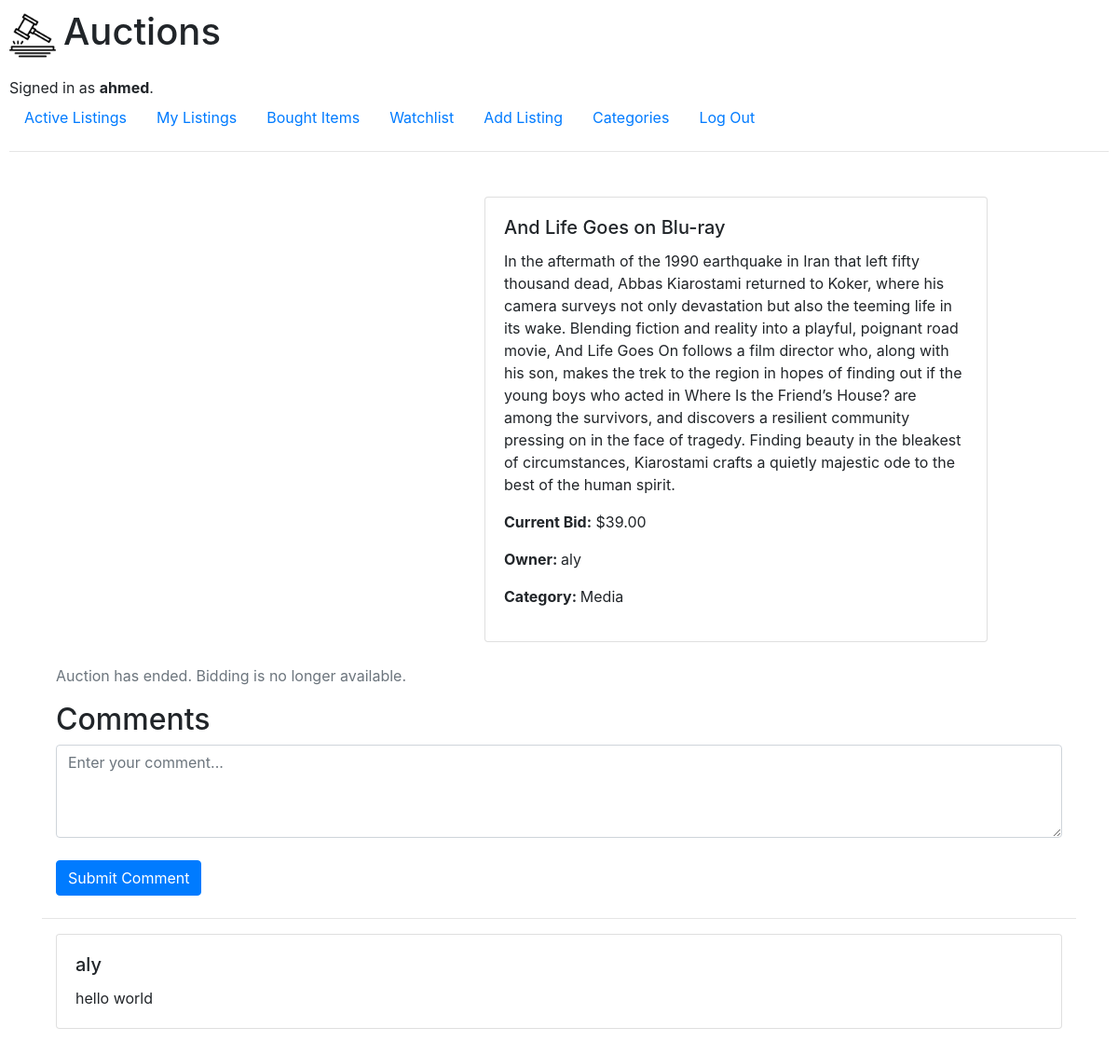
The app's page /listing/1 (signed in) with its own data.
### auctions/models.py (models this page shows, shortened)
class User(AbstractUser):
    pass

class Item(models.Model):
    title = models.CharField(max_length=64)
    description = models.CharField(max_length=300, blank=True)
    img = models.CharField(max_length=1000, blank=True, null=True)
    starting_bid = models.ForeignKey(
        "Bid",
        on_delete=models.CASCADE,
        blank=True,
        null=True,
        related_name="starting_bid_item",
    )
    activity = models.BooleanField(default=True)
    user = models.ForeignKey(
        User, on_delete=models.CASCADE, blank=True, null=True, related_name="items"
    )
    category = models.ForeignKey(
        Category,
        on_delete=models.CASCADE,
        blank=True,
        null=True,
        related_name="items",
    )
    watchlist = models.ManyToManyField(User, blank=True, related_name="watchlistItem")

class Bid(models.Model):
    user = models.ForeignKey(User, on_delete=models.CASCADE, related_name="bids")
    bid_amount = models.DecimalField(max_digits=10, decimal_places=2)

class Category(models.Model):
    name = models.CharField(max_length=64)
    def __str__(self):
        return f"{self.name}"

class Comment(models.Model):
    user = models.ForeignKey(User, on_delete=models.CASCADE, related_name="comments")
    item = models.ForeignKey(Item, on_delete=models.CASCADE, related_name="comments")
    comment = models.TextField()

### auctions/views.py (the view)
# urls.py: path("listing/<int:item_id>", views.listing, name="listing"),
def listing(request, item_id):
    item = Item.objects.filter(id=item_id).first()
    isWatchlisted = request.user in item.watchlist.all()
    comments = Comment.objects.filter(item=item)
    is_item_owner = request.user.username == item.user.username
    return render(
        request,
        "auctions/listing.html",
        {
            "listing": item,
            "isWatchlisted": isWatchlisted,
            "comments": comments,
            "is_item_owner": is_item_owner,
        },
    )

### auctions/templates/auctions/listing.html (shortened to what this page needs)
{% extends "auctions/layout.html" %}
{% block body %}
<div class="container my-5">
    <div class="row align-items-start">
        <div class="col-12 col-md-5 mb-3">
        </div>
        <div class="col-12 col-md-6 mb-3">
            <div class="card">
                <div class="card-body">
                    <h5 class="card-title">{{ listing.title }}</h5>
                    <p class="card-text">{{ listing.description }}</p>
                    <p><strong>Current Bid:</strong> ${{ listing.starting_bid.bid_amount }}</p>
                    <p><strong class="mb-3">Owner: </strong>{{ listing.user }}</p>
                    <p><strong class="mb-3">Category: </strong>{{ listing.category }}</p>
                </div>
            </div>
        </div>
    </div>
    <div class="col-12 col-md-12">
        {% if user.is_authenticated and listing.activity %}
        <h2>Add Bid</h2>
        <form class="form-group form-floating mb-4" action="{% url 'bid' listing.id %}" method="POST">
            {% csrf_token %}
            <div class="form-group form-floating mb-4">
                <div class="form-group mb-4 input-group">
                    <span class="input-group-text">$</span>
                    <input type="number" class="form-control" name="bid"
                        placeholder="{{ listing.starting_bid.bid_amount }}" step="0.01" min="1.00" max="9999999999.99">
                </div>
            </div>
            <button type="submit" class="btn btn-primary">Add Bid</button>
        </form>
        {% else %}
        <div class="my-2">
            <p class="text-muted">Auction has ended. Bidding is no longer available.</p>
        </div>
        {% endif %}
    </div>
    <div class="col-12 col-md-12">
        <h2>Comments</h2>
        {% if user.is_authenticated %}
        <form class="form-group form-floating mb-4" action="{% url 'comment' listing.id %}" method="POST">
            <div class=" form-group form-floating mb-4">
                <textarea name="comment" class="form-control" placeholder="Enter your comment..." id="comment"
                    style="height: 100px" required></textarea>
            </div>
            <button type="submit" class="btn btn-primary">Submit Comment</button>
        </form>
        {% endif %}
    </div>
    <hr>
    <div class="col-12 col-md-12">
        {% if comments %}
        <div>
            {% for comment in comments %}
            <div class="card mb-3">
                <div class="card-body">
                    <div class="d-flex justify-content-between">
                        <h5 class="card-title">
                            {{ comment.user.username }}
                        </h5>
                    </div>
                    <p class="card-text">
                        {{ comment.comment }}
                    </p>
                </div>
            </div>
            {% endfor %}
        </div>
        {% else %}
        <p>No comments yet.</p>
        {% endif %}
    </div>
</div>
{% endblock %}

### auctions/templates/auctions/layout.html (shortened to what this page needs)
{% load static %}
<!DOCTYPE html>
<html lang="en">
<head>
    <link rel="stylesheet" href="https://stackpath.bootstrapcdn.com/bootstrap/4.4.1/css/bootstrap.min.css"
>
    <link href="{% static 'auctions/styles.css' %}" rel="stylesheet">
</head>
<body>
    <div class="d-flex align-items-center mb-3">
        <img src="{% static 'auctions/icon.png' %}" alt="logo" class="mr-2" height="50px">
        <h1>Auctions</h1>
    </div>
    <div>
        {% if user.is_authenticated %}
        Signed in as <strong>{{ user.username }}</strong>.
        {% else %}
        Not signed in.
        {% endif %}
    </div>
    <ul class="nav">
        <li class="nav-item">
            <a class="nav-link" href="{% url 'index' %}">Active Listings</a>
        </li>
        {% if user.is_authenticated %}
        <li class="nav-item">
            <a class="nav-link" href="{% url 'active_listings' user.username %}">My Listings</a>
        </li>
        <li class="nav-item">
            <a class="nav-link" href="{% url 'bought_items' %}">Bought Items</a>
        </li>
        <li class="nav-item">
            <a class="nav-link" href="{% url 'watchlist' %}">Watchlist</a>
        </li>
        <li class="nav-item">
            <a class="nav-link" href="{% url 'add' %}">Add Listing</a>
        </li>
        <li class="nav-item">
            <a class="nav-link" href="{% url 'categories' %}">Categories</a>
        </li>
        <li class="nav-item">
            <a class="nav-link" href="{% url 'logout' %}">Log Out</a>
        </li>
        {% endif %}
    </ul>
    <hr>
    {% block body %}
    {% endblock %}
</body>
</html>

### auctions/static/auctions/styles.css (style rules this page uses)
body { padding: 10px; }

### records on screen
User: username "ahmed"
Item: title "And Life Goes on Blu-ray", description "In the aftermath of the 1990 earthquake in Iran that left fifty thousand dead, Abbas Kiarostami returned to Koker, where his camera surveys not only devastation but also the teeming life in its wake. Blending fiction and reality into a playful, poignant road movie, And Life Goes On follows a film director who, along with his son, makes the trek to the region in hopes of finding out if the young boys who acted in Where Is the Friend’s House? are among the survivors, and discovers a resilient community pressing on in the face of tragedy. Finding beauty in the bleakest of circumstances, Kiarostami crafts a quietly majestic ode to the best of the human spirit.", starting_bid.bid_amount "39.00", user "aly", category "Media"
Comment: user.username "aly", comment "hello world"
